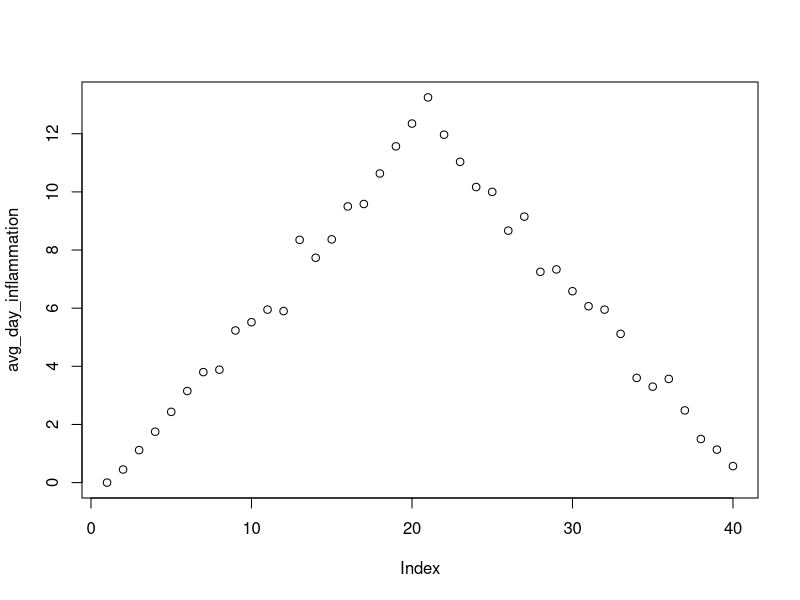
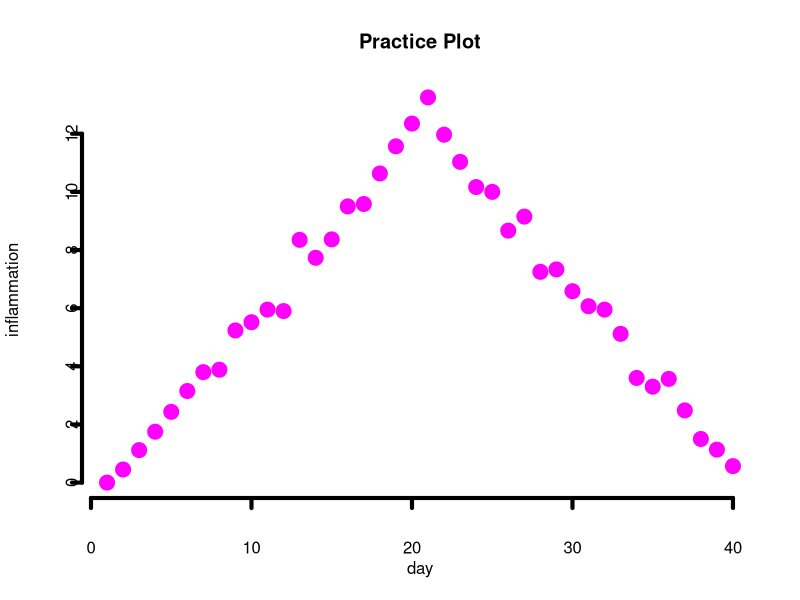

Source code (R) for these figures, in order:
## ---- chunk 1
dat<-read.csv("./inflammation-01.csv", header= F)
head(dat)
#summary--shows us what the first 6 ross of the data say-columns= differnt point in time and rows are patients
#To change the number of rows
head(dat, 10)
tail (dat)
class(dat)
#what is dat
## ---- chunk 2
dat[1,1]
dim(dat) 
# data dimensions- counting the rows and the columns
dat[30, 20]
## ---- chunk 3
dat[ 1:4, 1:10]
# we can also list what rows we are interested in- concatenate into a vector
c(3,2,4)
dat[c(3,8,37,56), c(10,14,29)]
#all columns from row 5
dat[5, ]
#all rows from column 16
dat[ ,16]
patient_1<- dat[1, ]
max(patient_1)
summary(dat[ , 7])
## ---- chunk 4
avg_patient_inflammation <- apply(dat, 1, mean)
avg_day_inflammation <- apply(dat, 2, mean)
#std deviation of day
std_day_inflammation <- apply(dat, 2, sd)
#std deviation of patients
std_patient_inflammation <- apply(dat, 1, sd)
#point test
sd(dat[1,])
## ---- chunk 5
plot(avg_day_inflammation)
?pch
# go back and look at PDF business
plot(1:40, avg_day_inflammation, xlab='day', ylab='inflammation', frame.plot=F, col='magenta', pch=19, cex= 2, axes=F, main='Practice Plot')
axis(side=1, cex.axos=3, lwd=4, padj=1.5)
axis(side=2, cex.axos=3, lwd=4, padj=1.5)
#commands for making types of files- need to put it somewhere- . = working directory
#output a bunch of  figures- run PDF 


